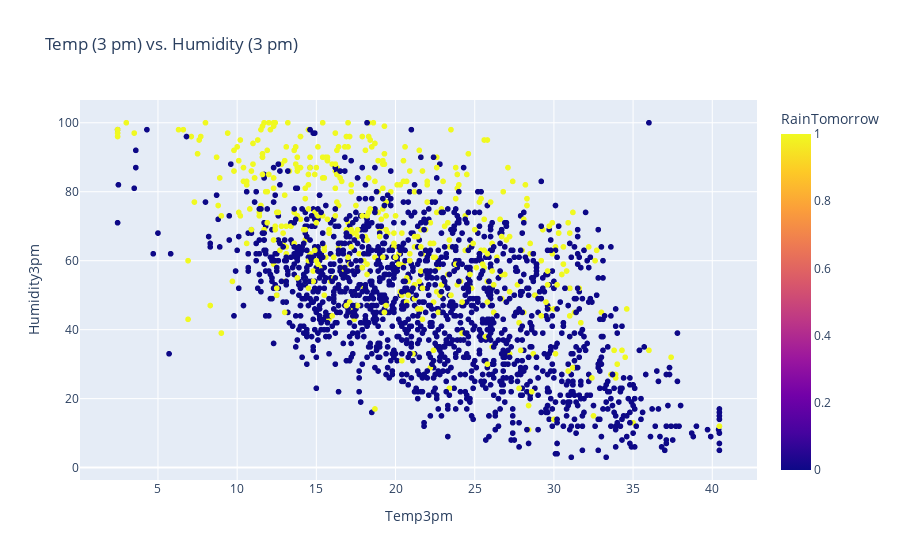

Notebook source saved alongside this figure:
### Code cell
px.scatter(sample_df.sample(2000), 
           title='Temp (3 pm) vs. Humidity (3 pm)',
           x='Temp3pm',
           y='Humidity3pm',
           color='RainTomorrow')

### Figure 1 — Plotly figure (JSON) as saved in the notebook; plotly's stock layout.template omitted (floating-point values rounded to 4 significant figures; data arrays with more than 128 entries replaced by an {"elided": "..."} marker saying what was removed)
{"data": [{"hovertemplate": "Temp3pm=%{x}<br>Humidity3pm=%{y}<br>RainTomorrow=%{marker.color}<extra></extra>", "legendgroup": "", "marker": {"color": {"elided": "2000 int values"}, "coloraxis": "coloraxis", "symbol": "circle"}, "mode": "markers", "name": "", "showlegend": false, "type": "scattergl", "x": {"elided": "2000 float values"}, "xaxis": "x", "y": {"elided": "2000 int values"}, "yaxis": "y"}], "layout": {"coloraxis": {"colorbar": {"title": {"text": "RainTomorrow"}}, "colorscale": [[0, "#0d0887"], [0.1111, "#46039f"], [0.2222, "#7201a8"], [0.3333, "#9c179e"], [0.4444, "#bd3786"], [0.5556, "#d8576b"], [0.6667, "#ed7953"], [0.7778, "#fb9f3a"], [0.8889, "#fdca26"], [1, "#f0f921"]]}, "legend": {"tracegroupgap": 0}, "title": {"text": "Temp (3 pm) vs. Humidity (3 pm)"}, "xaxis": {"anchor": "y", "domain": [0, 1], "title": {"text": "Temp3pm"}}, "yaxis": {"anchor": "x", "domain": [0, 1], "title": {"text": "Humidity3pm"}}}}
